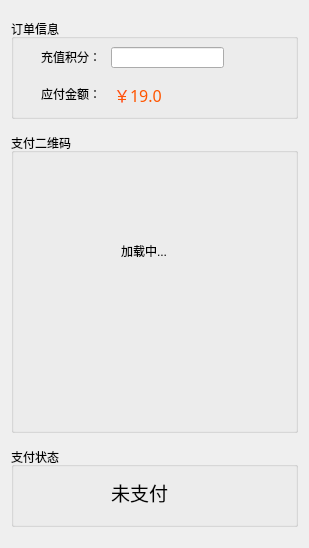
<?xml version="1.0" encoding="UTF-8"?>
<ui version="4.0">
 <class>Purchase</class>
 <widget class="QWidget" name="Purchase">
  <property name="geometry">
   <rect>
    <x>0</x>
    <y>0</y>
    <width>309</width>
    <height>548</height>
   </rect>
  </property>
  <property name="windowTitle">
   <string>Form</string>
  </property>
  <layout class="QVBoxLayout" name="verticalLayout">
   <item>
    <widget class="QGroupBox" name="groupBox">
     <property name="maximumSize">
      <size>
       <width>16777215</width>
       <height>100</height>
      </size>
     </property>
     <property name="title">
      <string>订单信息</string>
     </property>
     <widget class="QLabel" name="label">
      <property name="geometry">
       <rect>
        <x>30</x>
        <y>30</y>
        <width>72</width>
        <height>15</height>
       </rect>
      </property>
      <property name="text">
       <string>充值积分：</string>
      </property>
     </widget>
     <widget class="QLineEdit" name="lineEdit">
      <property name="geometry">
       <rect>
        <x>100</x>
        <y>28</y>
        <width>113</width>
        <height>21</height>
       </rect>
      </property>
      <property name="readOnly">
       <bool>true</bool>
      </property>
     </widget>
     <widget class="QLabel" name="label_2">
      <property name="geometry">
       <rect>
        <x>30</x>
        <y>67</y>
        <width>72</width>
        <height>15</height>
       </rect>
      </property>
      <property name="text">
       <string>应付金额：</string>
      </property>
     </widget>
     <widget class="QLabel" name="label_3">
      <property name="geometry">
       <rect>
        <x>103</x>
        <y>65</y>
        <width>81</width>
        <height>21</height>
       </rect>
      </property>
      <property name="font">
       <font>
        <family>微软雅黑</family>
        <pointsize>12</pointsize>
       </font>
      </property>
      <property name="styleSheet">
       <string notr="true">color: rgb(255, 85, 0);</string>
      </property>
      <property name="text">
       <string>￥19.0</string>
      </property>
     </widget>
    </widget>
   </item>
   <item>
    <widget class="QGroupBox" name="groupBox_2">
     <property name="sizePolicy">
      <sizepolicy hsizetype="Preferred" vsizetype="Fixed">
       <horstretch>0</horstretch>
       <verstretch>0</verstretch>
      </sizepolicy>
     </property>
     <property name="minimumSize">
      <size>
       <width>240</width>
       <height>300</height>
      </size>
     </property>
     <property name="maximumSize">
      <size>
       <width>16777215</width>
       <height>300</height>
      </size>
     </property>
     <property name="title">
      <string>支付二维码</string>
     </property>
     <widget class="QLabel" name="label_4">
      <property name="geometry">
       <rect>
        <x>110</x>
        <y>110</y>
        <width>72</width>
        <height>15</height>
       </rect>
      </property>
      <property name="text">
       <string>加载中...</string>
      </property>
     </widget>
     <widget class="QLabel" name="label_5">
      <property name="geometry">
       <rect>
        <x>20</x>
        <y>30</y>
        <width>240</width>
        <height>240</height>
       </rect>
      </property>
      <property name="sizePolicy">
       <sizepolicy hsizetype="Fixed" vsizetype="Fixed">
        <horstretch>0</horstretch>
        <verstretch>0</verstretch>
       </sizepolicy>
      </property>
      <property name="minimumSize">
       <size>
        <width>240</width>
        <height>240</height>
       </size>
      </property>
      <property name="maximumSize">
       <size>
        <width>240</width>
        <height>240</height>
       </size>
      </property>
      <property name="styleSheet">
       <string notr="true"/>
      </property>
      <property name="text">
       <string/>
      </property>
     </widget>
    </widget>
   </item>
   <item>
    <widget class="QGroupBox" name="groupBox_3">
     <property name="minimumSize">
      <size>
       <width>0</width>
       <height>8</height>
      </size>
     </property>
     <property name="maximumSize">
      <size>
       <width>16777215</width>
       <height>80</height>
      </size>
     </property>
     <property name="title">
      <string>支付状态</string>
     </property>
     <widget class="QLabel" name="label_6">
      <property name="geometry">
       <rect>
        <x>100</x>
        <y>30</y>
        <width>111</width>
        <height>31</height>
       </rect>
      </property>
      <property name="font">
       <font>
        <family>微软雅黑</family>
        <pointsize>14</pointsize>
       </font>
      </property>
      <property name="styleSheet">
       <string notr="true"/>
      </property>
      <property name="text">
       <string>未支付</string>
      </property>
     </widget>
    </widget>
   </item>
  </layout>
 </widget>
 <resources/>
 <connections/>
</ui>
